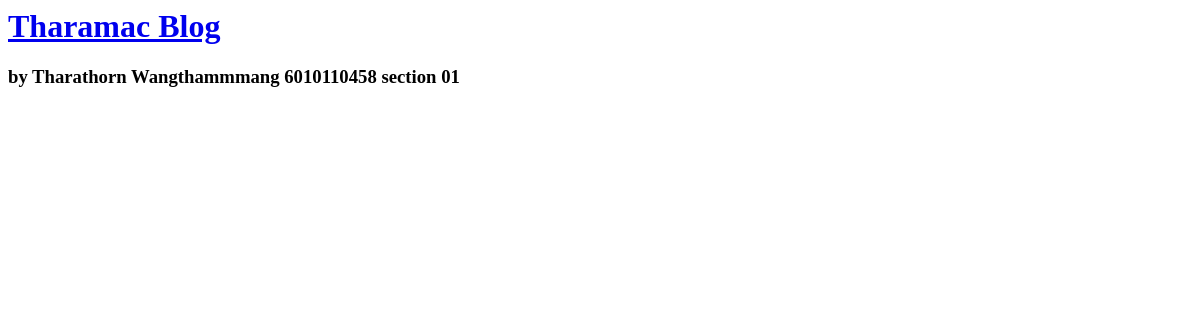
/, run on an earlier commit of the app's database.
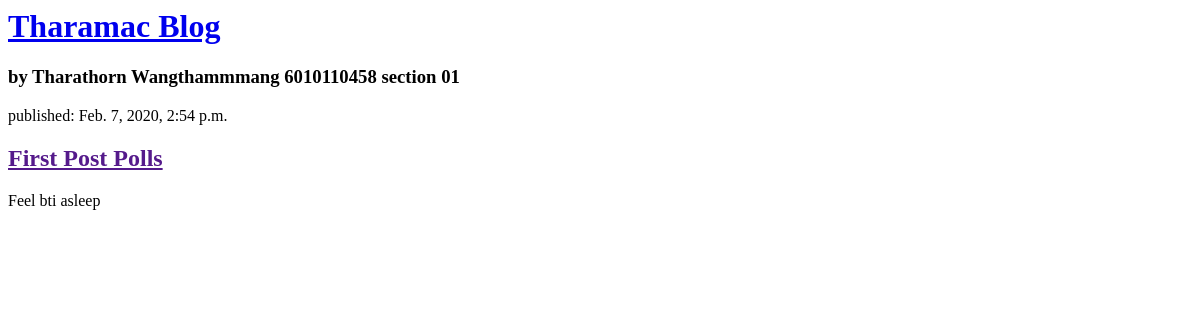
And on a later commit of the database.
### polls/models.py (models this page shows, shortened)
class Post(models.Model):
    author = models.ForeignKey(settings.AUTH_USER_MODEL, on_delete=models.CASCADE)
    title = models.CharField(max_length=200)
    text = models.TextField()
    created_date = models.DateTimeField(default=timezone.now)
    published_date = models.DateTimeField(blank=True, null=True)

### polls/views.py (the view)
# urls.py: path('', views.index, name='index'),
def index(request):
    posts = Post.objects.filter(published_date__lte=timezone.now()).order_by('published_date')
    return render(request, 'blog/index.html',{'posts': posts})

### polls/templates/blog/index.html (shortened to what this page needs)
<html>
    <head>
    </head>
    <body>
        <div>
            <h1><a href="/">Tharamac Blog</a></h1>
            <h3>by Tharathorn Wangthammmang 6010110458 section 01</h3>
        </div>
    {% for post in posts %}
    <div>
        <p>published: {{ post.published_date }}</p>
        <h2><a href="">{{ post.title }}</a></h2>
        <p>{{ post.text|linebreaksbr }}</p>
    </div>
{% endfor %}
</body>
</html>

What changed in the data, as far as the page shows it:
added Post: published_date "Feb. 7, 2020, 2:54 p.m.", title "First Post Polls", text "Feel bti asleep"
